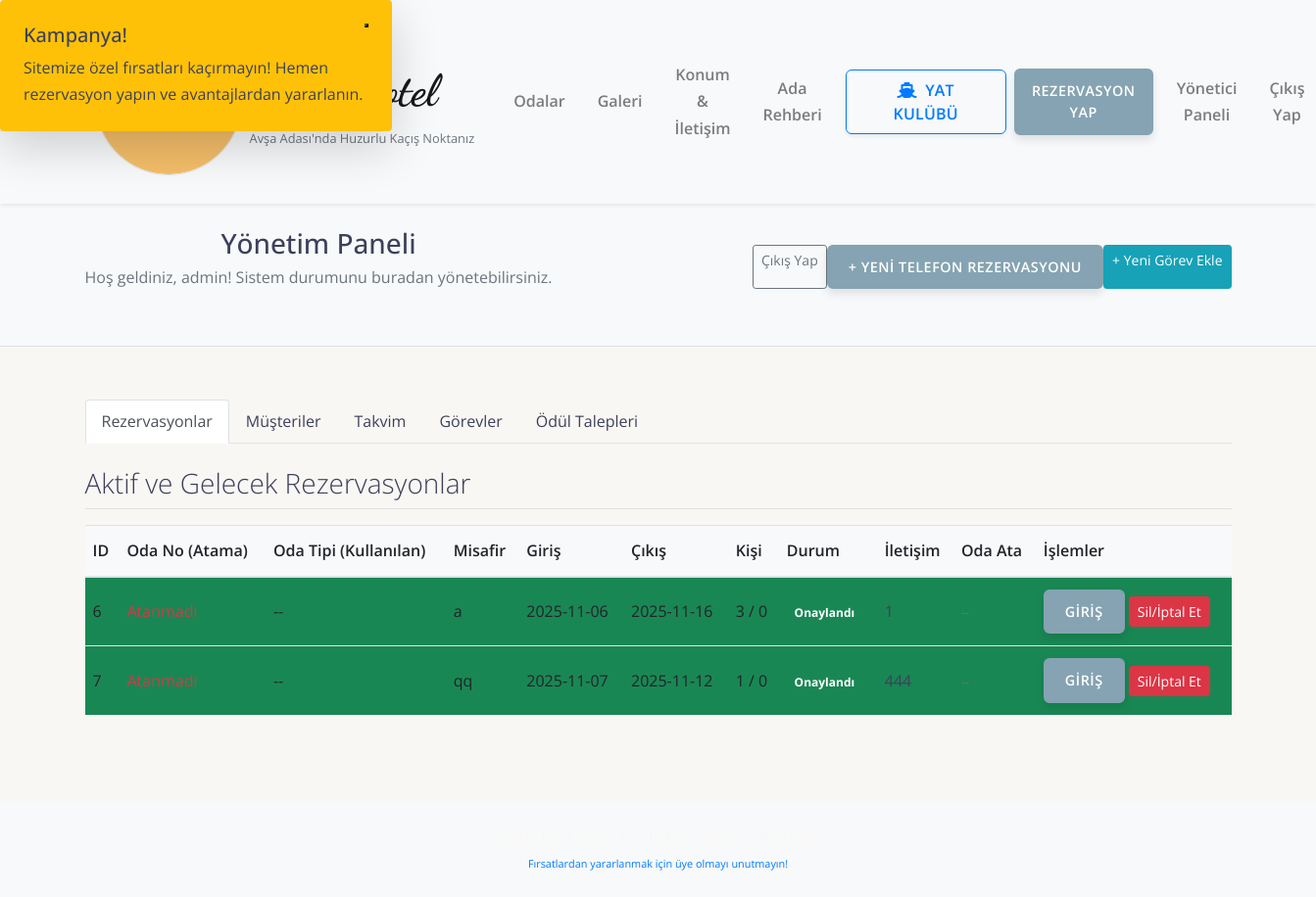
The app's page /admin-dashboard (signed in), older data.
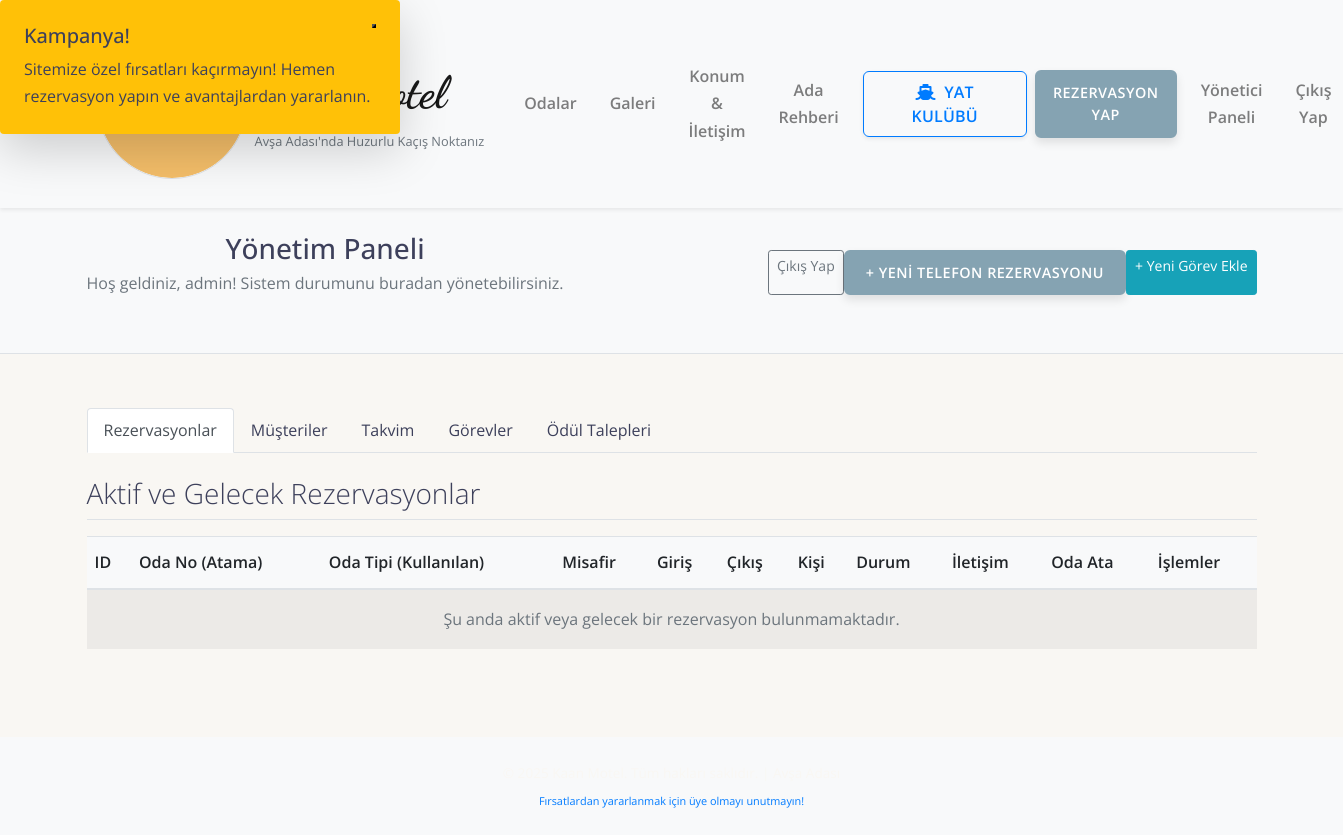
The same page, newer data.
### app.py (models this page shows, shortened)
class User(UserMixin, db.Model):
    id = db.Column(db.Integer, primary_key=True)
    username = db.Column(db.String(80), unique=True, nullable=False)
    email = db.Column(db.String(120), unique=True, nullable=False)
    password_hash = db.Column(db.String(256), nullable=False)
    first_name = db.Column(db.String(64))
    last_name = db.Column(db.String(64))
    total_points = db.Column(db.Integer, default=0, nullable=False)
    is_admin = db.Column(db.Boolean, default=False)
    kvkk_consent = db.Column(db.Boolean, default=False, nullable=False)
    tasks = db.relationship('UserMission', lazy='dynamic')
    rewards_claimed = db.relationship('Redemption', lazy='dynamic')

class Reservation(db.Model):
    id = db.Column(db.Integer, primary_key=True)
    guest_name = db.Column(db.String(100), nullable=False)
    guest_email = db.Column(db.String(120), nullable=False)
    guest_phone = db.Column(db.String(20))
    check_in = db.Column(db.Date, nullable=False)
    check_out = db.Column(db.Date, nullable=False)
    adults = db.Column(db.Integer, default=1)
    children = db.Column(db.Integer, default=0)
    total_price = db.Column(db.Float, default=0.0)
    room_id = db.Column(db.Integer, db.ForeignKey('room.id'), nullable=True)
    status = db.Column(db.String(20), default='Online Onay Bekliyor')
    loyalty_points_awarded = db.Column(db.Integer, default=0)

### app.py (the view)
@app.route('/admin-dashboard')  # TİRE'LI TANIM
@login_required
def admin_dashboard():
    if not current_user.is_admin:
        flash("Bu işlem için yetkiniz yok.", "danger")
        return redirect(url_for('index'))
    reservations = Reservation.query.filter(
        or_(
            Reservation.status == 'Online Onay Bekliyor',
            Reservation.status == 'Telefon Onaylı',
            Reservation.status == 'Onaylandı',
            Reservation.status == 'Giriş Yaptı',
            Reservation.status == 'Yat Kulübü Talebi (Admin Bekliyor)',
        )
    ).order_by(Reservation.check_in.asc()).all()
    rooms = Room.query.order_by(cast(Room.room_number, Integer)).all()
    users_list = User.query.filter(User.is_admin == False).all()
    all_missions = Mission.query.order_by(Mission.is_active.desc(), Mission.id.asc()).all()
    pending_redemptions = Redemption.query.filter_by(status='Beklemede').order_by(Redemption.redemption_date.asc()).all()
    return render_template(
        'admin_dashboard.html',
        current_user=current_user,
        reservations=reservations,
        rooms=rooms,  # sorted_rooms yerine rooms olarak gönderdik
        users_list=users_list,
        missions=all_missions,
        pending_redemptions=pending_redemptions
    )

### templates/admin_dashboard.html (shortened to what this page needs)
{% extends "base.html" %}
{% block content %}
<section class="section-title py-4 bg-light border-bottom">
    <div class="container">
        <div class="d-flex justify-content-between align-items-center flex-wrap">
            <div>
                <h1 class="h3 mb-1">Yönetim Paneli</h1>
                <p class="text-muted mb-3">Hoş geldiniz, {{ current_user.username }}! Sistem durumunu buradan yönetebilirsiniz.</p>
            </div>
            <div class="d-flex flex-wrap gap-2">
                <a href="{{ url_for('logout') }}" class="btn btn-outline-secondary btn-sm">Çıkış Yap</a>
                <a href="{{ url_for('add_reservation') }}" class="btn btn-primary btn-sm">+ Yeni Telefon Rezervasyonu</a>
                <a href="{{ url_for('add_mission') }}" class="btn btn-info btn-sm">+ Yeni Görev Ekle</a>
            </div>
        </div>
    </div>
</section>
<section class="dashboard-content py-4">
    <div class="container">
        <ul class="nav nav-tabs mb-4" id="dashboardTabs" role="tablist">
            <li class="nav-item">
                <a class="nav-link active" id="reservations-tab" data-toggle="tab" href="#reservations" role="tab">Rezervasyonlar</a>
            </li>
            <li class="nav-item">
                <a class="nav-link" id="users-tab" data-toggle="tab" href="#users-list" role="tab">Müşteriler</a>
            </li>
            <li class="nav-item">
                <a class="nav-link" id="calendar-tab" data-toggle="tab" href="#calendar" role="tab">Takvim</a>
            </li>
            <li class="nav-item">
                <a class="nav-link" id="missions-tab" data-toggle="tab" href="#missions-management" role="tab">Görevler</a>
            </li>
            <li class="nav-item">
                <a class="nav-link" id="redemptions-tab" data-toggle="tab" href="#redemptions-approval" role="tab">Ödül Talepleri</a>
            </li>
        </ul>
        <div class="tab-content">
            <div class="tab-pane fade show active" id="reservations" role="tabpanel">
                <h3 class="mb-3 border-bottom pb-2">Aktif ve Gelecek Rezervasyonlar</h3>
                <div class="table-responsive">
                    <table class="table table-hover table-striped dashboard-table">
                        <thead>
                            <tr>
                                <th>ID</th>
                                <th>Oda No (Atama)</th>
                                <th>Oda Tipi (Kullanılan)</th>
                                <th>Misafir</th>
                                <th>Giriş</th>
                                <th>Çıkış</th>
                                <th>Kişi</th>
                                <th>Durum</th>
                                <th>İletişim</th>
                                <th>Oda Ata</th>
                                <th>İşlemler</th>
                            </tr>
                        </thead>
                        <tbody>
                            {% for res in reservations %}
                            <tr class="status-{{ res.status | lower | replace(' ', '-') }}">
                                <td>{{ res.id }}</td>
                                <td>
                                    {% if res.room_type == "Yat Kulübü" and res.status not in ['Onaylandı', 'Giriş Yaptı', 'Çıkış Yaptı'] %}
                                        <strong class="text-danger fw-bold">ATAMA BEKLİYOR</strong>
                                    {% elif res.room %}
                                        <strong>{{ res.room.room_number }}</strong>
                                    {% else %}
                                        <span class="text-danger fw-bold">Atanmadı</span>
                                    {% endif %}
                                </td>
                                <td>
                                    {% if res.room_type == "Yat Kulübü" %}
                                        <span class="text-info fw-bold">YAT KULÜBÜ</span>
                                    {% elif res.room %}
                                        {{ res.room.room_type }}
                                    {% else %}
                                        --
                                    {% endif %}
                                </td>
                                <td>{{ res.guest_name }}</td>
                                <td>{{ res.check_in }}</td>
                                <td>{{ res.check_out }}</td>
                                <td>{{ res.adults }} / {{ res.children }}</td>
                                <td><span class="badge bg-{{ res.status | lower | replace(' ', '-') }}">{{ res.status }}</span></td>
                                <td><a href="tel:{{ res.guest_phone }}" class="text-decoration-none">{{ res.guest_phone }}</a></td>
                                <td>
                                    {% if res.status in ['Online Onay Bekliyor', 'Telefon Onaylı', 'Yat Kulübü Talebi (Admin Bekliyor)', 'Yat Kulübü Rezervasyonu'] %}
}
                                        <div class="d-flex gap-1">
                                            <select id="room-select-{{ res.id }}" class="form-select form-select-sm me-1" style="max-width: 150px;">
    <option value="">Oda seç...</option>
    {% for room in rooms %}
        {% set room_display_name = {
            'STD01':'Oda 1',
            'STD02':'Oda 2',
            'STD03':'Oda 3',
            'STD04':'Oda 4',
            'SUI01':'Suit',
            'PET01':'Oda 7',
            'STD07':'Oda 8',
            'LSU01':'Üst Kat'
        }[room.room_number] %}
        <option value="{{ room.id }}" {% if res.room and room.id == res.room.id %}selected{% endif %}>
            {{ room_display_name }}
        </option>
    {% endfor %}
</select>
                                        </div>
                                    {% else %}
                                        {% if res.room_type == "Yat Kulübü" and res.room %}
                                            <small class="text-muted fw-bold">{{ res.room.room_number }}</small>
                                        {% elif res.room %}
                                            <small class="text-muted">{{ res.room.room_number }}</small>
                                        {% else %}
                                            <small class="text-muted">--</small>
                                        {% endif %}
                                    {% endif %}
                                </td>
                                <td class="text-nowrap">
                                    {% if res.status in ['Online Onay Bekliyor', 'Telefon Onaylı', 'Yat Kulübü Talebi (Admin Bekliyor)'] %}
                                        <button class="btn btn-success btn-sm" onclick="approveReservation({{ res.id }})">Onayla</button>
                                    {% elif res.status == 'Onaylandı' and res.room_type == 'Yat Kulübü' and not res.room %}
                                        <button class="btn btn-success btn-sm" onclick="approveReservation({{ res.id }})">Oda Ata/Onayla</button>
                                    {% elif res.status == 'Onaylandı' %}
                                        <a href="{{ url_for('update_reservation_status', reservation_id=res.id, new_status='Giriş Yaptı') }}" class="btn btn-primary btn-sm">Giriş</a>
                                    {% endif %}
                                    {% if res.status not in ['İptal', 'Çıkış Yaptı'] %}
                                        <a href="{{ url_for('delete_reservation', reservation_id=res.id) }}"
                                            onclick="return confirm('{{ res.guest_name }} misafirinin rezervasyonunu kesinlikle silmek istediğinizden emin misiniz? Bu işlem geri alınamaz!')"
                                            class="btn btn-danger btn-sm">Sil/İptal Et</a>
                                    {% endif %}
                                </td>
                            </tr>
                            {% else %}
                            <tr>
                                <td colspan="11" class="text-center text-muted py-3">Şu anda aktif veya gelecek bir rezervasyon bulunmamaktadır.</td>
                            </tr>
                            {% endfor %}
                        </tbody>
                    </table>
                </div>
            </div>
        </div>
    </div>
</section>
{% endblock content %}

### templates/base.html (shortened to what this page needs)
<!DOCTYPE html>
<html lang="tr">
<head>
    <link rel="stylesheet" href="https://stackpath.bootstrapcdn.com/bootstrap/4.5.2/css/bootstrap.min.css">
    <link rel="stylesheet" href="https://cdnjs.cloudflare.com/ajax/libs/font-awesome/5.15.4/css/all.min.css">
    <link rel="stylesheet" href="https://cdn.jsdelivr.net/npm/swiper@10/swiper-bundle.min.css"/>
    <link rel="stylesheet" href="{{ url_for('static', filename='style.css') }}">
</head>
<body>
<div id="kampanyaPanel" class="position-fixed top-50 start-50 translate-middle bg-warning p-4 rounded shadow-lg" style="z-index: 1050; max-width: 400px; display: none;">
    <div class="d-flex justify-content-between align-items-start">
        <h5 class="mb-2">Kampanya!</h5>
        <button type="button" class="btn-close" aria-label="Kapat" onclick="document.getElementById('kampanyaPanel').style.display='none';"></button>
    </div>
    <p class="mb-0">Sitemize özel fırsatları kaçırmayın! Hemen rezervasyon yapın ve avantajlardan yararlanın.</p>
</div>
<nav class="navbar navbar-expand-lg navbar-light bg-light py-4 shadow-sm">
    <div class="container">
        <a class="navbar-brand d-flex align-items-center" href="{{ url_for('index') }}">
            <div class="d-flex flex-column">
                <span style="font-family: 'Dancing Script', cursive; font-size: 2.8rem; font-weight: 700;">Kaan Motel</span>
                <small class="text-muted" style="font-size: 0.8rem;">Avşa Adası'nda Huzurlu Kaçış Noktanız</small>
            </div>
        </a>
        <div class="collapse navbar-collapse" id="navbarNav">
            <ul class="navbar-nav ml-auto align-items-lg-center text-center">
                <li class="nav-item"><a class="nav-link" href="{{ url_for('odalar') }}">Odalar</a></li>
                <li class="nav-item"><a class="nav-link" href="{{ url_for('galeri') }}">Galeri</a></li>
                <li class="nav-item"><a class="nav-link" href="{{ url_for('konum_iletisim') }}">Konum & İletişim</a></li>
                <li class="nav-item"><a class="nav-link" href="{{ url_for('ada_rehberi') }}">Ada Rehberi</a></li>
                <li class="nav-item mt-2 mt-lg-0">
                    <a class="btn btn-outline-primary btn-lg px-5 py-2 fw-bold shadow-sm"
                       href="{{ url_for('yat_klubu') }}"
                       style="font-size: 1rem; letter-spacing: 0.2px;">
                        <i class="fas fa-ship mr-1"></i> Yat Kulübü
                    </a>
                </li>
                <li class="nav-item mt-2 mt-lg-0 ml-lg-2">
                    <a class="btn btn-primary btn-sm text-white px-3" href="{{ url_for('rezervasyon_formu') }}">
                        Rezervasyon Yap
                    </a>
                </li>
                {% if current_user.is_authenticated %}
                    {% if current_user.is_admin %}
                        <li class="nav-item"><a class="nav-link" href="{{ url_for('admin_dashboard') }}">Yönetici Paneli</a></li>
                    {% else %}
                        <li class="nav-item"><a class="nav-link" href="{{ url_for('profil') }}">Profilim</a></li>
                    {% endif %}
                    <li class="nav-item"><a class="nav-link" href="{{ url_for('logout') }}">Çıkış Yap</a></li>
                {% else %}
                    <li class="nav-item"><a class="nav-link" href="{{ url_for('login') }}">Giriş Yap</a></li>
                    <li class="nav-item"><a class="nav-link" href="{{ url_for('register') }}">Kayıt Ol</a></li>
                {% endif %}
            </ul>
        </div>
    </div>
</nav>
<main class="site-main">
    {% block content %}{% endblock %}
</main>
<footer class="site-footer py-4 mt-5 bg-light">
    <div class="container text-center">
        <p class="mb-1">&copy; 2025 Kaan Motel. Tüm hakları saklıdır. | Avşa Adası</p>
        <small class="text-primary">Fırsatlardan yararlanmak için üye olmayı unutmayın!</small>
    </div>
</footer>
</body>
</html>

Row changes from the older to the newer data that the page shows:
removed Reservation: id "6", guest_name "a", check_in "2025-11-06", check_out "2025-11-16", adults "3", children "0", status "Onaylandı", guest_phone "1"
removed Reservation: id "7", guest_name "qq", check_in "2025-11-07", check_out "2025-11-12", adults "1", children "0", status "Onaylandı", guest_phone "444"
Text that changed along with them:
text now shown: "Şu anda aktif veya gelecek bir rezervasyon bulunmamaktadır."
